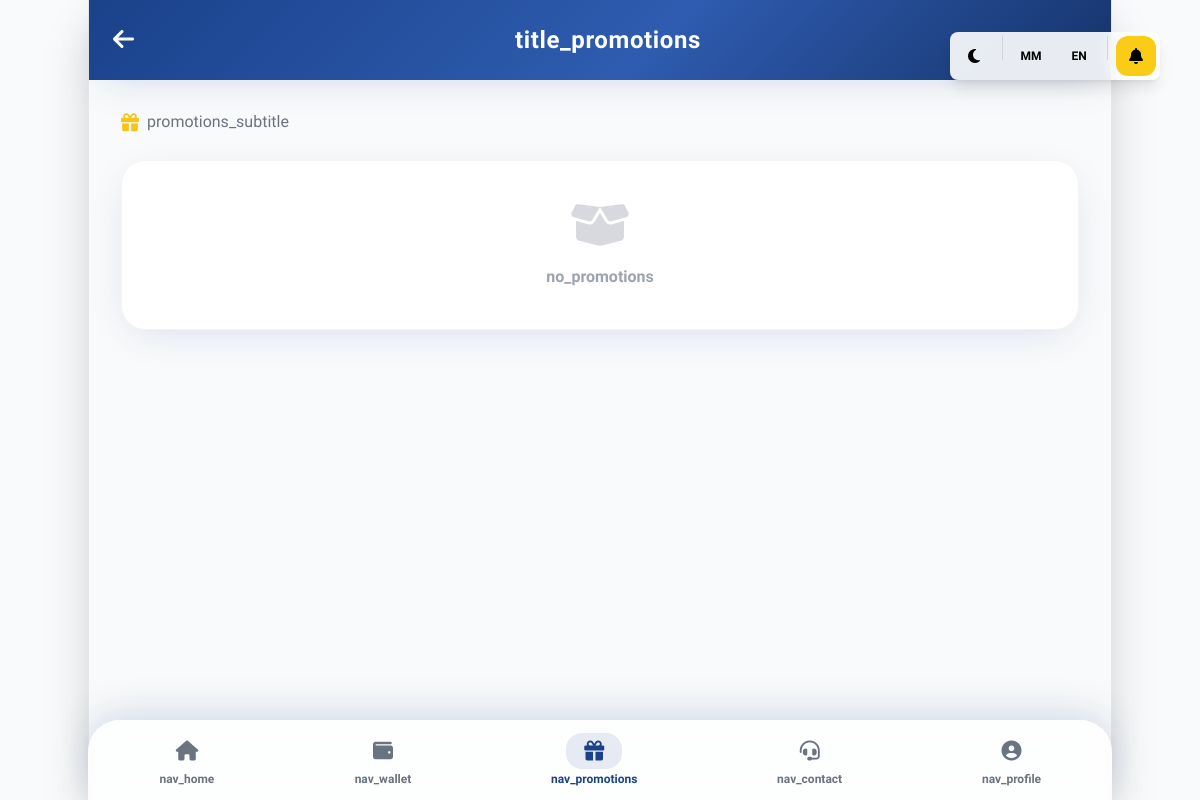
The app's page /promotions.php (signed in), older data.
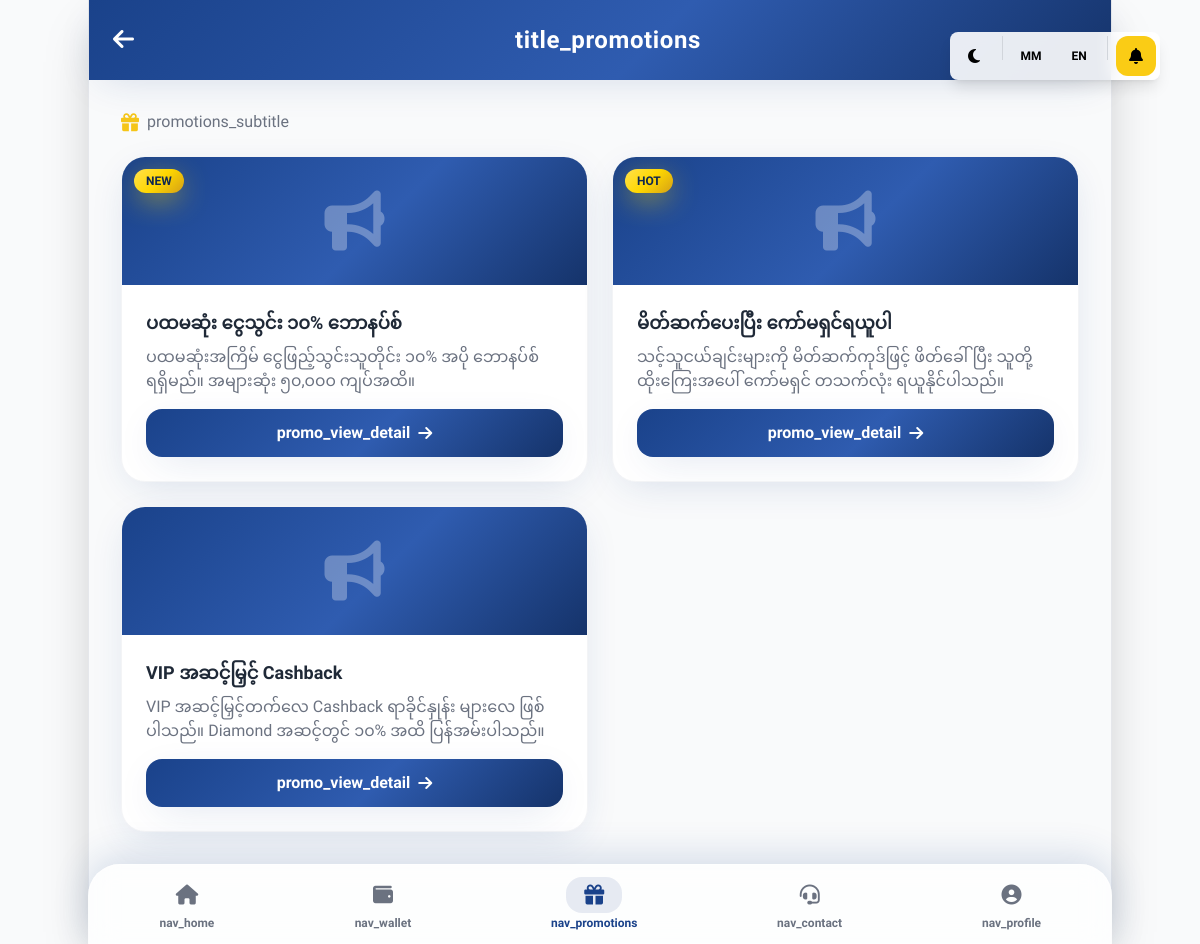
The same page, newer data.
### tables this page shows
CREATE TABLE IF NOT EXISTS `promotions` (
  `id` int(11) NOT NULL AUTO_INCREMENT,
  `title` varchar(150) NOT NULL,
  `description` text DEFAULT NULL,
  `image_url` varchar(255) DEFAULT NULL,
  `badge` varchar(40) DEFAULT NULL,
  `link_url` varchar(255) DEFAULT NULL,
  `is_active` tinyint(1) NOT NULL DEFAULT 1,
  `sort_order` int(11) NOT NULL DEFAULT 0,
  `created_at` timestamp NOT NULL DEFAULT current_timestamp(),
  PRIMARY KEY (`id`)
);

### lang/language.php (called while the page is built, shortened)
<?php
$current_lang = $_SESSION['lang'];
$lang_file = __DIR__ . "/{$current_lang}.php";
global $translations;
if (file_exists($lang_file)) {
    $translations = include($lang_file);
} elseif (file_exists(__DIR__ . "/mm.php")) {
    $translations = include(__DIR__ . "/mm.php");
} else {
    $translations = [];
}
function __($key) {
    global $translations;
    return $translations[$key] ?? $key;
}

### promotions.php (the view, shortened to what this page needs)
<?php
require_once __DIR__ . '/core/db_connect.php';
require_once __DIR__ . '/lang/language.php';
$promos = [];
$promo_res = $conn->query("SELECT title, description, image_url, badge, link_url FROM promotions WHERE is_active = 1 ORDER BY sort_order ASC, id DESC");
if ($promo_res) {
    $promos = $promo_res->fetch_all(MYSQLI_ASSOC);
}
require_once __DIR__ . '/includes/header.php';
?>
<body class="w-full md:max-w-4xl lg:max-w-5xl mx-auto min-h-screen bg-gray-50 md:shadow-2xl md:border-x border-gray-200 transition-all duration-300 pb-24 md:pb-28">
    <div class="bg-brand-gradient text-white flex items-center p-4 md:p-6 sticky top-0 z-20 shadow-card">
        <a href="index.php" class="mr-4 text-xl md:text-2xl w-6 md:w-10 hover:scale-110 transition-transform"><i class="fas fa-arrow-left"></i></a>
        <h1 class="text-xl md:text-2xl font-bold flex-1 text-center pr-6 md:pr-10 tracking-wide"><?= __('title_promotions') ?></h1>
    </div>
    <div class="px-4 md:px-8 pt-5 md:pt-7">
        <p class="text-gray-500 text-sm md:text-base font-medium mb-5 flex items-center">
            <i class="fas fa-gift text-gold-500 mr-2 text-lg"></i><?= __('promotions_subtitle') ?>
        </p>
        <?php if (count($promos) === 0): ?>
            <div class="bg-white rounded-3xl shadow-card border border-gray-100 p-10 text-center text-gray-400 mt-6">
                <i class="fas fa-box-open text-5xl mb-4 opacity-40"></i>
                <p class="font-bold text-sm md:text-base"><?= __('no_promotions') ?></p>
            </div>
        <?php else: ?>
            <div class="grid grid-cols-1 md:grid-cols-2 gap-4 md:gap-6">
                <?php foreach ($promos as $p): ?>
                    <div class="bg-white rounded-3xl shadow-card border border-gray-100 overflow-hidden card-hover animate-fadeUp flex flex-col">
                        <?php if (!empty($p['image_url'])): ?>
                            <div class="h-40 md:h-48 w-full overflow-hidden relative">
                                <img src="<?= htmlspecialchars($p['image_url']) ?>" alt="<?= htmlspecialchars($p['title']) ?>" class="w-full h-full object-cover">
                                <?php if (!empty($p['badge'])): ?>
                                    <span class="absolute top-3 left-3 bg-gold-gradient text-primary-900 text-[10px] md:text-xs font-extrabold px-3 py-1 rounded-full shadow-gold"><?= htmlspecialchars($p['badge']) ?></span>
                                <?php endif; ?>
                            </div>
                        <?php else: ?>
                            <div class="h-28 md:h-32 w-full bg-brand-gradient relative flex items-center justify-center">
                                <i class="fas fa-bullhorn text-white/30 text-6xl"></i>
                                <?php if (!empty($p['badge'])): ?>
                                    <span class="absolute top-3 left-3 bg-gold-gradient text-primary-900 text-[10px] md:text-xs font-extrabold px-3 py-1 rounded-full shadow-gold"><?= htmlspecialchars($p['badge']) ?></span>
                                <?php endif; ?>
                            </div>
                        <?php endif; ?>
                        <div class="p-5 md:p-6 flex-1 flex flex-col">
                            <h2 class="font-bold text-gray-800 text-base md:text-lg mb-2 leading-snug"><?= htmlspecialchars($p['title']) ?></h2>
                            <?php if (!empty($p['description'])): ?>
                                <p class="text-sm md:text-base text-gray-500 leading-relaxed flex-1"><?= nl2br(htmlspecialchars($p['description'])) ?></p>
                            <?php endif; ?>
                            <?php if (!empty($p['link_url'])): ?>
                                <a href="<?= htmlspecialchars(safe_url($p['link_url'])) ?>" class="mt-4 inline-flex items-center justify-center bg-brand-gradient text-white font-bold text-sm md:text-base py-2.5 md:py-3 rounded-2xl shadow-card hover:-translate-y-0.5 transition-all">
                                    <?= __('promo_view_detail') ?> <i class="fas fa-arrow-right ml-2"></i>
                                </a>
                            <?php endif; ?>
                        </div>
                    </div>
                <?php endforeach; ?>
            </div>
        <?php endif; ?>
    </div>
<?php require_once __DIR__ . '/includes/footer.php'; ?>

### includes/header.php (shortened to what this page needs)
<?php
if (file_exists(dirname(__DIR__) . '/lang/language.php')) {
    require_once dirname(__DIR__) . '/lang/language.php';
}
if (!function_exists('safe_url')) {
    function safe_url($url, array $extra_schemes = []) {
        $url = trim((string)$url);
        return $url;
    }
}
?>
<!DOCTYPE html>
<html lang="<?= htmlspecialchars($_SESSION['lang'] ?? 'mm') ?>">
<head>
    <script src="https://cdn.tailwindcss.com"></script>
    <link rel="stylesheet" href="https://cdnjs.cloudflare.com/ajax/libs/animate.css/4.1.1/animate.min.css"/>
    <link rel="stylesheet" href="https://cdnjs.cloudflare.com/ajax/libs/font-awesome/6.4.0/css/all.min.css">
</head>

### includes/footer.php (shortened to what this page needs)
<?php
$base_url = '';
if (file_exists(dirname(__DIR__) . '/lang/language.php')) {
    require_once dirname(__DIR__) . '/lang/language.php';
}
$current_page = basename($_SERVER['PHP_SELF']);
?>
    <div id="bottomNavBar" class="fixed bottom-0 left-0 right-0 mx-auto w-full max-w-md md:max-w-3xl lg:max-w-5xl glass dark:bg-gray-800/90 border-t border-white/40 dark:border-gray-700 md:border-x md:rounded-t-4xl flex justify-around py-2 md:py-3 shadow-[0_-4px_24px_rgba(26,66,138,0.12)] md:shadow-[0_-8px_36px_rgba(26,66,138,0.16)] z-50 transition-transform duration-500 transform translate-y-0">
        <a href="<?= $base_url ?>index.php" class="flex flex-col items-center bottom-nav-icon group transition-all <?= $current_page == 'index.php' ? 'active' : '' ?>">
            <span class="flex items-center justify-center w-11 h-8 md:w-14 md:h-9 rounded-2xl transition-all <?= $current_page == 'index.php' ? 'bg-primary/10 text-primary dark:bg-blue-400/15 dark:text-blue-300' : 'text-gray-500 group-hover:text-primary dark:text-gray-400 dark:group-hover:text-blue-300' ?>"><i class="fas fa-home text-lg md:text-xl group-hover:scale-110 transition-transform"></i></span>
            <span class="text-[10px] md:text-xs font-semibold mt-0.5 <?= $current_page == 'index.php' ? 'text-primary dark:text-blue-300' : 'text-gray-500 dark:text-gray-400' ?>"><?= __('nav_home') ?></span>
        </a>
        <a href="<?= $base_url ?>deposit.php" class="flex flex-col items-center bottom-nav-icon group transition-all <?= in_array($current_page, ['deposit.php', 'withdraw.php']) ? 'active' : '' ?>">
            <span class="flex items-center justify-center w-11 h-8 md:w-14 md:h-9 rounded-2xl transition-all <?= in_array($current_page, ['deposit.php', 'withdraw.php']) ? 'bg-primary/10 text-primary dark:bg-blue-400/15 dark:text-blue-300' : 'text-gray-500 group-hover:text-primary dark:text-gray-400 dark:group-hover:text-blue-300' ?>"><i class="fas fa-wallet text-lg md:text-xl group-hover:scale-110 transition-transform"></i></span>
            <span class="text-[10px] md:text-xs font-semibold mt-0.5 <?= in_array($current_page, ['deposit.php', 'withdraw.php']) ? 'text-primary dark:text-blue-300' : 'text-gray-500 dark:text-gray-400' ?>"><?= __('nav_wallet') ?></span>
        </a>
        <a href="<?= $base_url ?>promotions.php" class="flex flex-col items-center bottom-nav-icon group transition-all <?= $current_page == 'promotions.php' ? 'active' : '' ?>">
            <span class="flex items-center justify-center w-11 h-8 md:w-14 md:h-9 rounded-2xl transition-all <?= $current_page == 'promotions.php' ? 'bg-primary/10 text-primary dark:bg-blue-400/15 dark:text-blue-300' : 'text-gray-500 group-hover:text-primary dark:text-gray-400 dark:group-hover:text-blue-300' ?>"><i class="fas fa-gift text-lg md:text-xl group-hover:scale-110 transition-transform"></i></span>
            <span class="text-[10px] md:text-xs font-semibold mt-0.5 <?= $current_page == 'promotions.php' ? 'text-primary dark:text-blue-300' : 'text-gray-500 dark:text-gray-400' ?>"><?= __('nav_promotions') ?></span>
        </a>
        <a href="<?= $base_url ?>contact.php" class="flex flex-col items-center bottom-nav-icon group transition-all <?= $current_page == 'contact.php' ? 'active' : '' ?>">
            <span class="flex items-center justify-center w-11 h-8 md:w-14 md:h-9 rounded-2xl transition-all <?= $current_page == 'contact.php' ? 'bg-primary/10 text-primary dark:bg-blue-400/15 dark:text-blue-300' : 'text-gray-500 group-hover:text-primary dark:text-gray-400 dark:group-hover:text-blue-300' ?>"><i class="fas fa-headset text-lg md:text-xl group-hover:scale-110 transition-transform"></i></span>
            <span class="text-[10px] md:text-xs font-semibold mt-0.5 <?= $current_page == 'contact.php' ? 'text-primary dark:text-blue-300' : 'text-gray-500 dark:text-gray-400' ?>"><?= __('nav_contact') ?></span>
        </a>
        <a href="<?= $base_url ?>profile.php" class="flex flex-col items-center bottom-nav-icon group transition-all <?= in_array($current_page, ['profile.php', 'commissions_history.php']) ? 'active' : '' ?>">
            <span class="flex items-center justify-center w-11 h-8 md:w-14 md:h-9 rounded-2xl transition-all <?= in_array($current_page, ['profile.php', 'commissions_history.php']) ? 'bg-primary/10 text-primary dark:bg-blue-400/15 dark:text-blue-300' : 'text-gray-500 group-hover:text-primary dark:text-gray-400 dark:group-hover:text-blue-300' ?>"><i class="fas fa-user-circle text-lg md:text-xl group-hover:scale-110 transition-transform"></i></span>
            <span class="text-[10px] md:text-xs font-semibold mt-0.5 <?= in_array($current_page, ['profile.php', 'commissions_history.php']) ? 'text-primary dark:text-blue-300' : 'text-gray-500 dark:text-gray-400' ?>"><?= __('nav_profile') ?></span>
        </a>
    </div>
</body>
</html>

### includes/header.php (style rules this page uses)
body { font-family: 'Plus Jakarta Sans', 'Padauk', sans-serif; background-color: #f1f5fb; transition: background-color 0.3s ease; -webkit-font-smoothing: antialiased; text-rendering: optimizeLegibility; }
.text-primary { color: #1a428a; }
.bottom-nav-icon { font-size: 1.25rem; color: #6b7280; }
.bottom-nav-icon.active { color: #1a428a; }
.bg-brand-gradient { background-image: linear-gradient(135deg, #1a428a 0%, #2f5cb0 55%, #15336a 100%); }
.bg-gold-gradient { background-image: linear-gradient(135deg, #ffe14d 0%, #ffd700 50%, #d4a017 100%); }
.glass { background: rgba(255,255,255,0.7); backdrop-filter: blur(14px); -webkit-backdrop-filter: blur(14px); border: 1px solid rgba(255,255,255,0.4); }
.card-hover { transition: transform .3s cubic-bezier(.4,0,.2,1), box-shadow .3s cubic-bezier(.4,0,.2,1); }

Row changes from the older to the newer data that the page shows:
added promotions: badge "NEW", title "ပထမဆုံး ငွေသွင်း ၁၀% ဘောနပ်စ်", description "ပထမဆုံးအကြိမ် ငွေဖြည့်သွင်းသူတိုင်း ၁၀% အပို ဘောနပ်စ် ရရှိမည်။ အများဆုံး ၅၀,၀၀၀ ကျပ်အထိ။"
added promotions: badge "HOT", title "မိတ်ဆက်ပေးပြီး ကော်မရှင်ရယူပါ", description "သင့်သူငယ်ချင်းများကို မိတ်ဆက်ကုဒ်ဖြင့် ဖိတ်ခေါ်ပြီး သူတို့ထိုးကြေးအပေါ် ကော်မရှင် တသက်လုံး ရယူနိုင်ပါသည်။"
added promotions: title "VIP အဆင့်မြှင့် Cashback", description "VIP အဆင့်မြှင့်တက်လေ Cashback ရာခိုင်နှုန်း များလေ ဖြစ်ပါသည်။ Diamond အဆင့်တွင် ၁၀% အထိ ပြန်အမ်းပါသည်။"
Text that changed along with them:
__('no_promotions'): "no_promotions" → (not shown)
